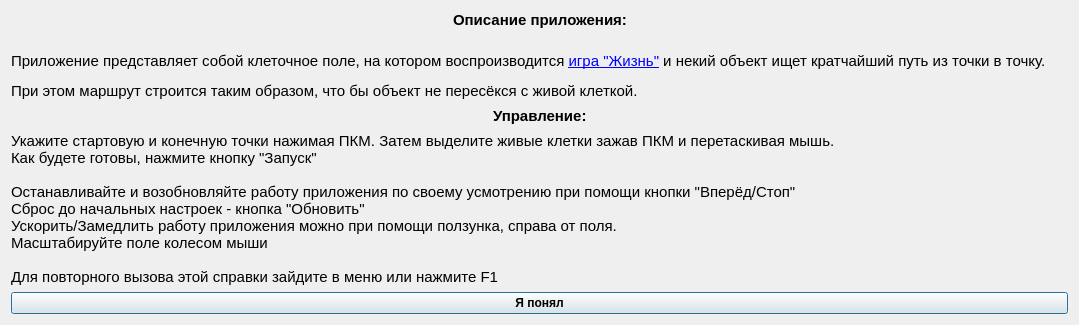
<?xml version="1.0" encoding="UTF-8"?>
<ui version="4.0">
 <class>Dialog</class>
 <widget class="QDialog" name="Dialog">
  <property name="geometry">
   <rect>
    <x>0</x>
    <y>0</y>
    <width>1079</width>
    <height>323</height>
   </rect>
  </property>
  <property name="sizePolicy">
   <sizepolicy hsizetype="Preferred" vsizetype="Preferred">
    <horstretch>0</horstretch>
    <verstretch>0</verstretch>
   </sizepolicy>
  </property>
  <property name="windowTitle">
   <string>Help</string>
  </property>
  <layout class="QVBoxLayout" name="verticalLayout">
   <item>
    <layout class="QHBoxLayout" name="horizontalLayout_2">
     <property name="spacing">
      <number>6</number>
     </property>
     <property name="topMargin">
      <number>0</number>
     </property>
     <property name="bottomMargin">
      <number>0</number>
     </property>
     <item>
      <spacer name="horizontalSpacer">
       <property name="orientation">
        <enum>Qt::Horizontal</enum>
       </property>
       <property name="sizeHint" stdset="0">
        <size>
         <width>40</width>
         <height>20</height>
        </size>
       </property>
      </spacer>
     </item>
     <item>
      <widget class="QLabel" name="label_2">
       <property name="font">
        <font>
         <pointsize>11</pointsize>
         <weight>75</weight>
         <italic>false</italic>
         <bold>true</bold>
         <underline>false</underline>
        </font>
       </property>
       <property name="text">
        <string>Описание приложения:
</string>
       </property>
       <property name="alignment">
        <set>Qt::AlignCenter</set>
       </property>
       <property name="margin">
        <number>0</number>
       </property>
      </widget>
     </item>
     <item>
      <spacer name="horizontalSpacer_2">
       <property name="orientation">
        <enum>Qt::Horizontal</enum>
       </property>
       <property name="sizeHint" stdset="0">
        <size>
         <width>40</width>
         <height>20</height>
        </size>
       </property>
      </spacer>
     </item>
    </layout>
   </item>
   <item>
    <widget class="QLabel" name="label">
     <property name="font">
      <font>
       <pointsize>11</pointsize>
      </font>
     </property>
     <property name="text">
      <string>&lt;html&gt;&lt;head/&gt;&lt;body&gt;&lt;p&gt;Приложение представляет собой клеточное поле, на котором воспроизводится &lt;a href=&quot;https://en.wikipedia.org/wiki/Conway%27s_Game_of_Life&quot;&gt;&lt;span style=&quot; text-decoration: underline; color:#0000ff;&quot;&gt;игра &quot;Жизнь&quot;&lt;/span&gt;&lt;/a&gt; и некий объект ищет кратчайший путь из точки в точку. &lt;/p&gt;&lt;p&gt;При этом маршрут строится таким образом, что бы объект не пересёкся с живой клеткой.&lt;/p&gt;&lt;/body&gt;&lt;/html&gt;</string>
     </property>
     <property name="alignment">
      <set>Qt::AlignLeading|Qt::AlignLeft|Qt::AlignTop</set>
     </property>
     <property name="margin">
      <number>0</number>
     </property>
     <property name="indent">
      <number>0</number>
     </property>
     <property name="openExternalLinks">
      <bool>true</bool>
     </property>
    </widget>
   </item>
   <item>
    <layout class="QHBoxLayout" name="horizontalLayout_3">
     <item>
      <spacer name="horizontalSpacer_5">
       <property name="orientation">
        <enum>Qt::Horizontal</enum>
       </property>
       <property name="sizeHint" stdset="0">
        <size>
         <width>40</width>
         <height>20</height>
        </size>
       </property>
      </spacer>
     </item>
     <item>
      <widget class="QLabel" name="label_3">
       <property name="font">
        <font>
         <pointsize>11</pointsize>
         <weight>75</weight>
         <bold>true</bold>
        </font>
       </property>
       <property name="text">
        <string>Управление:</string>
       </property>
      </widget>
     </item>
     <item>
      <spacer name="horizontalSpacer_6">
       <property name="orientation">
        <enum>Qt::Horizontal</enum>
       </property>
       <property name="sizeHint" stdset="0">
        <size>
         <width>40</width>
         <height>20</height>
        </size>
       </property>
      </spacer>
     </item>
    </layout>
   </item>
   <item>
    <widget class="QLabel" name="label_4">
     <property name="font">
      <font>
       <pointsize>11</pointsize>
      </font>
     </property>
     <property name="text">
      <string>Укажите стартовую и конечную точки нажимая ПКМ. Затем выделите живые клетки зажав ПКМ и перетаскивая мышь.
Как будете готовы, нажмите кнопку &quot;Запуск&quot;

Останавливайте и возобновляйте работу приложения по своему усмотрению при помощи кнопки &quot;Вперёд/Стоп&quot;
Сброс до начальных настроек - кнопка &quot;Обновить&quot;
Ускорить/Замедлить работу приложения можно при помощи ползунка, справа от поля.
Масштабируйте поле колесом мыши

Для повторного вызова этой справки зайдите в меню или нажмите F1</string>
     </property>
    </widget>
   </item>
   <item>
    <widget class="QPushButton" name="pushButton">
     <property name="font">
      <font>
       <weight>75</weight>
       <bold>true</bold>
      </font>
     </property>
     <property name="text">
      <string>Я понял</string>
     </property>
    </widget>
   </item>
  </layout>
 </widget>
 <resources/>
 <connections>
  <connection>
   <sender>pushButton</sender>
   <signal>clicked()</signal>
   <receiver>Dialog</receiver>
   <slot>close()</slot>
   <hints>
    <hint type="sourcelabel">
     <x>928</x>
     <y>302</y>
    </hint>
    <hint type="destinationlabel">
     <x>917</x>
     <y>-7</y>
    </hint>
   </hints>
  </connection>
 </connections>
</ui>
